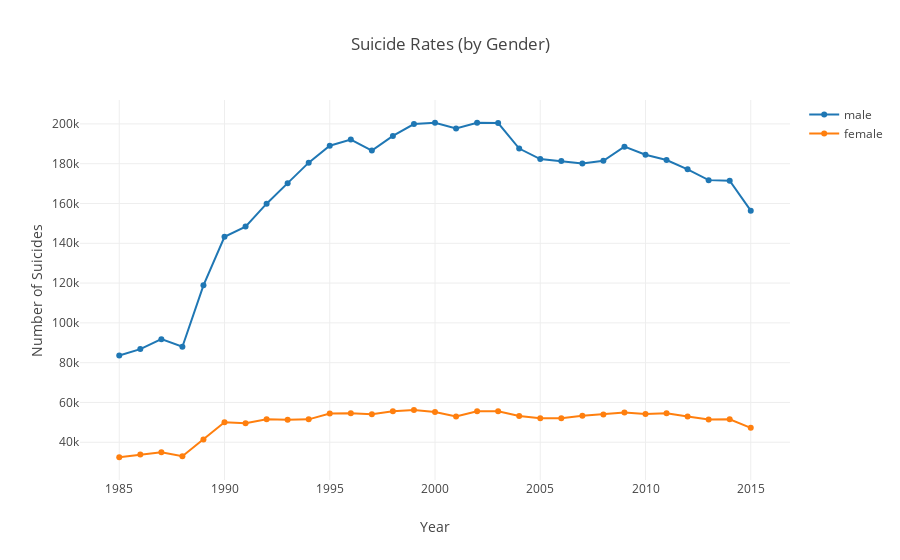

Notebook code cell kept with this figure:
### Code cell
dt_sex = df.groupby(['sex', 'year']).sum().suicides_no
trace_plot(dt_sex, categories=['male', 'female'], title='Suicide Rates (by Gender)', x_label='Year', y_label='Number of Suicides')

### Figure 1 — Plotly figure (JSON) as saved in the notebook; plotly's stock layout.template omitted (floating-point values rounded to 4 significant figures)
{"data": [{"mode": "lines+markers", "name": "male", "type": "scatter", "uid": "2dcdd7b0-90a4-411e-ba42-8c0be87fa0f6", "x": [1985, 1986, 1987, 1988, 1989, 1990, 1991, 1992, 1993, 1994, 1995, 1996, 1997, 1998, 1999, 2000, 2001, 2002, 2003, 2004, 2005, 2006, 2007, 2008, 2009, 2010, 2011, 2012, 2013, 2014, 2015], "y": [83584, 86818, 91836, 88011, 118883, 143243, 148398, 159906, 170234, 180531, 189040, 192142, 186619, 193960, 199904, 200578, 197653, 200546, 200452, 187629, 182340, 181322, 180084, 181474, 188567, 184480, 181868, 177149, 171740, 171428, 156392]}, {"mode": "lines+markers", "name": "female", "type": "scatter", "uid": "f42dfebd-234f-4ea8-a74a-d9c7307706cd", "x": [1985, 1986, 1987, 1988, 1989, 1990, 1991, 1992, 1993, 1994, 1995, 1996, 1997, 1998, 1999, 2000, 2001, 2002, 2003, 2004, 2005, 2006, 2007, 2008, 2009, 2010, 2011, 2012, 2013, 2014, 2015], "y": [32479, 33852, 35006, 33015, 41361, 50118, 49622, 51567, 51331, 51532, 54504, 54583, 54126, 55631, 56215, 55254, 52999, 55549, 55627, 53232, 52035, 52039, 53324, 53973, 54920, 54222, 54616, 53011, 51459, 51556, 47248]}], "layout": {"title": {"text": "Suicide Rates (by Gender)"}, "xaxis": {"title": {"text": "Year"}}, "yaxis": {"title": {"text": "Number of Suicides"}}}}
